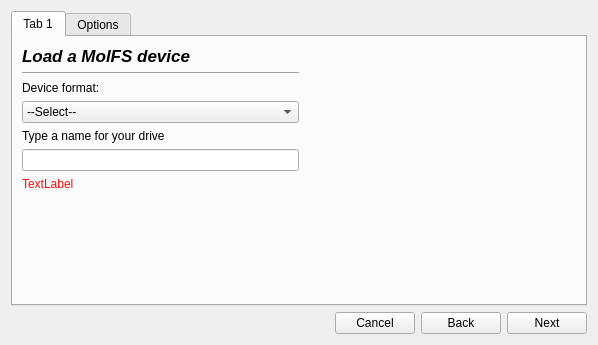
<?xml version="1.0" encoding="UTF-8"?>
<ui version="4.0">
 <class>Form</class>
 <widget class="QWidget" name="Form">
  <property name="geometry">
   <rect>
    <x>0</x>
    <y>0</y>
    <width>598</width>
    <height>345</height>
   </rect>
  </property>
  <property name="windowTitle">
   <string>Form</string>
  </property>
  <layout class="QVBoxLayout" name="verticalLayout">
   <item>
    <widget class="QTabWidget" name="Tabs">
     <property name="styleSheet">
      <string notr="true"/>
     </property>
     <property name="tabShape">
      <enum>QTabWidget::Rounded</enum>
     </property>
     <property name="currentIndex">
      <number>0</number>
     </property>
     <property name="documentMode">
      <bool>false</bool>
     </property>
     <property name="tabBarAutoHide">
      <bool>true</bool>
     </property>
     <widget class="QWidget" name="tab">
      <attribute name="title">
       <string>Tab 1</string>
      </attribute>
      <layout class="QGridLayout" name="gridLayout">
       <item row="5" column="2">
        <spacer name="horizontalSpacer_2">
         <property name="orientation">
          <enum>Qt::Horizontal</enum>
         </property>
         <property name="sizeHint" stdset="0">
          <size>
           <width>40</width>
           <height>20</height>
          </size>
         </property>
        </spacer>
       </item>
       <item row="2" column="1">
        <widget class="QLabel" name="label_5">
         <property name="text">
          <string>Device format:</string>
         </property>
        </widget>
       </item>
       <item row="5" column="1">
        <widget class="QLineEdit" name="DriveName"/>
       </item>
       <item row="6" column="1">
        <widget class="QLabel" name="warningLabel">
         <property name="palette">
          <palette>
           <active>
            <colorrole role="WindowText">
             <brush brushstyle="SolidPattern">
              <color alpha="255">
               <red>250</red>
               <green>10</green>
               <blue>10</blue>
              </color>
             </brush>
            </colorrole>
           </active>
           <inactive>
            <colorrole role="WindowText">
             <brush brushstyle="SolidPattern">
              <color alpha="255">
               <red>250</red>
               <green>10</green>
               <blue>10</blue>
              </color>
             </brush>
            </colorrole>
           </inactive>
           <disabled>
            <colorrole role="WindowText">
             <brush brushstyle="SolidPattern">
              <color alpha="255">
               <red>144</red>
               <green>144</green>
               <blue>144</blue>
              </color>
             </brush>
            </colorrole>
           </disabled>
          </palette>
         </property>
         <property name="text">
          <string>TextLabel</string>
         </property>
         <property name="textFormat">
          <enum>Qt::RichText</enum>
         </property>
        </widget>
       </item>
       <item row="7" column="1">
        <spacer name="verticalSpacer">
         <property name="orientation">
          <enum>Qt::Vertical</enum>
         </property>
         <property name="sizeHint" stdset="0">
          <size>
           <width>20</width>
           <height>40</height>
          </size>
         </property>
        </spacer>
       </item>
       <item row="4" column="1">
        <widget class="QLabel" name="label">
         <property name="text">
          <string>Type a name for your drive</string>
         </property>
        </widget>
       </item>
       <item row="0" column="1">
        <widget class="QLabel" name="label_2">
         <property name="font">
          <font>
           <pointsize>13</pointsize>
           <weight>75</weight>
           <italic>true</italic>
           <bold>true</bold>
          </font>
         </property>
         <property name="text">
          <string>Load a MolFS device</string>
         </property>
        </widget>
       </item>
       <item row="1" column="1">
        <widget class="Line" name="line">
         <property name="orientation">
          <enum>Qt::Horizontal</enum>
         </property>
        </widget>
       </item>
       <item row="3" column="1">
        <widget class="QComboBox" name="comboBox">
         <item>
          <property name="text">
           <string>--Select--</string>
          </property>
         </item>
         <item>
          <property name="text">
           <string>DMOS</string>
          </property>
         </item>
         <item>
          <property name="text">
           <string>SeqNAM</string>
          </property>
         </item>
        </widget>
       </item>
      </layout>
     </widget>
     <widget class="QWidget" name="tab_2">
      <attribute name="title">
       <string>Options</string>
      </attribute>
      <layout class="QGridLayout" name="gridLayout_2">
       <item row="3" column="1">
        <spacer name="horizontalSpacer_3">
         <property name="orientation">
          <enum>Qt::Horizontal</enum>
         </property>
         <property name="sizeHint" stdset="0">
          <size>
           <width>40</width>
           <height>20</height>
          </size>
         </property>
        </spacer>
       </item>
       <item row="1" column="0">
        <widget class="Line" name="line_2">
         <property name="orientation">
          <enum>Qt::Horizontal</enum>
         </property>
        </widget>
       </item>
       <item row="5" column="1">
        <spacer name="verticalSpacer_2">
         <property name="orientation">
          <enum>Qt::Vertical</enum>
         </property>
         <property name="sizeHint" stdset="0">
          <size>
           <width>20</width>
           <height>40</height>
          </size>
         </property>
        </spacer>
       </item>
       <item row="4" column="0">
        <widget class="QCheckBox" name="tagBlocks">
         <property name="text">
          <string>Incorporate metadata into blocks</string>
         </property>
         <property name="checked">
          <bool>true</bool>
         </property>
        </widget>
       </item>
       <item row="3" column="0">
        <widget class="QCheckBox" name="compressedBlocks">
         <property name="text">
          <string>Compressed data blocks</string>
         </property>
         <property name="checked">
          <bool>true</bool>
         </property>
        </widget>
       </item>
       <item row="2" column="0">
        <widget class="QLabel" name="label_3">
         <property name="font">
          <font>
           <weight>75</weight>
           <bold>true</bold>
          </font>
         </property>
         <property name="text">
          <string>MolFS options</string>
         </property>
        </widget>
       </item>
       <item row="0" column="0">
        <widget class="QLabel" name="label_4">
         <property name="font">
          <font>
           <pointsize>13</pointsize>
           <weight>75</weight>
           <italic>true</italic>
           <bold>true</bold>
          </font>
         </property>
         <property name="text">
          <string>Configure options for the device</string>
         </property>
        </widget>
       </item>
      </layout>
     </widget>
    </widget>
   </item>
   <item>
    <layout class="QHBoxLayout" name="horizontalLayout">
     <item>
      <spacer name="horizontalSpacer">
       <property name="orientation">
        <enum>Qt::Horizontal</enum>
       </property>
       <property name="sizeHint" stdset="0">
        <size>
         <width>40</width>
         <height>20</height>
        </size>
       </property>
      </spacer>
     </item>
     <item>
      <widget class="QPushButton" name="cancelBtn">
       <property name="text">
        <string>Cancel</string>
       </property>
      </widget>
     </item>
     <item>
      <widget class="QPushButton" name="backBtn">
       <property name="text">
        <string>Back</string>
       </property>
      </widget>
     </item>
     <item>
      <widget class="QPushButton" name="nextBtn">
       <property name="text">
        <string>Next</string>
       </property>
      </widget>
     </item>
    </layout>
   </item>
  </layout>
 </widget>
 <resources/>
 <connections/>
</ui>
